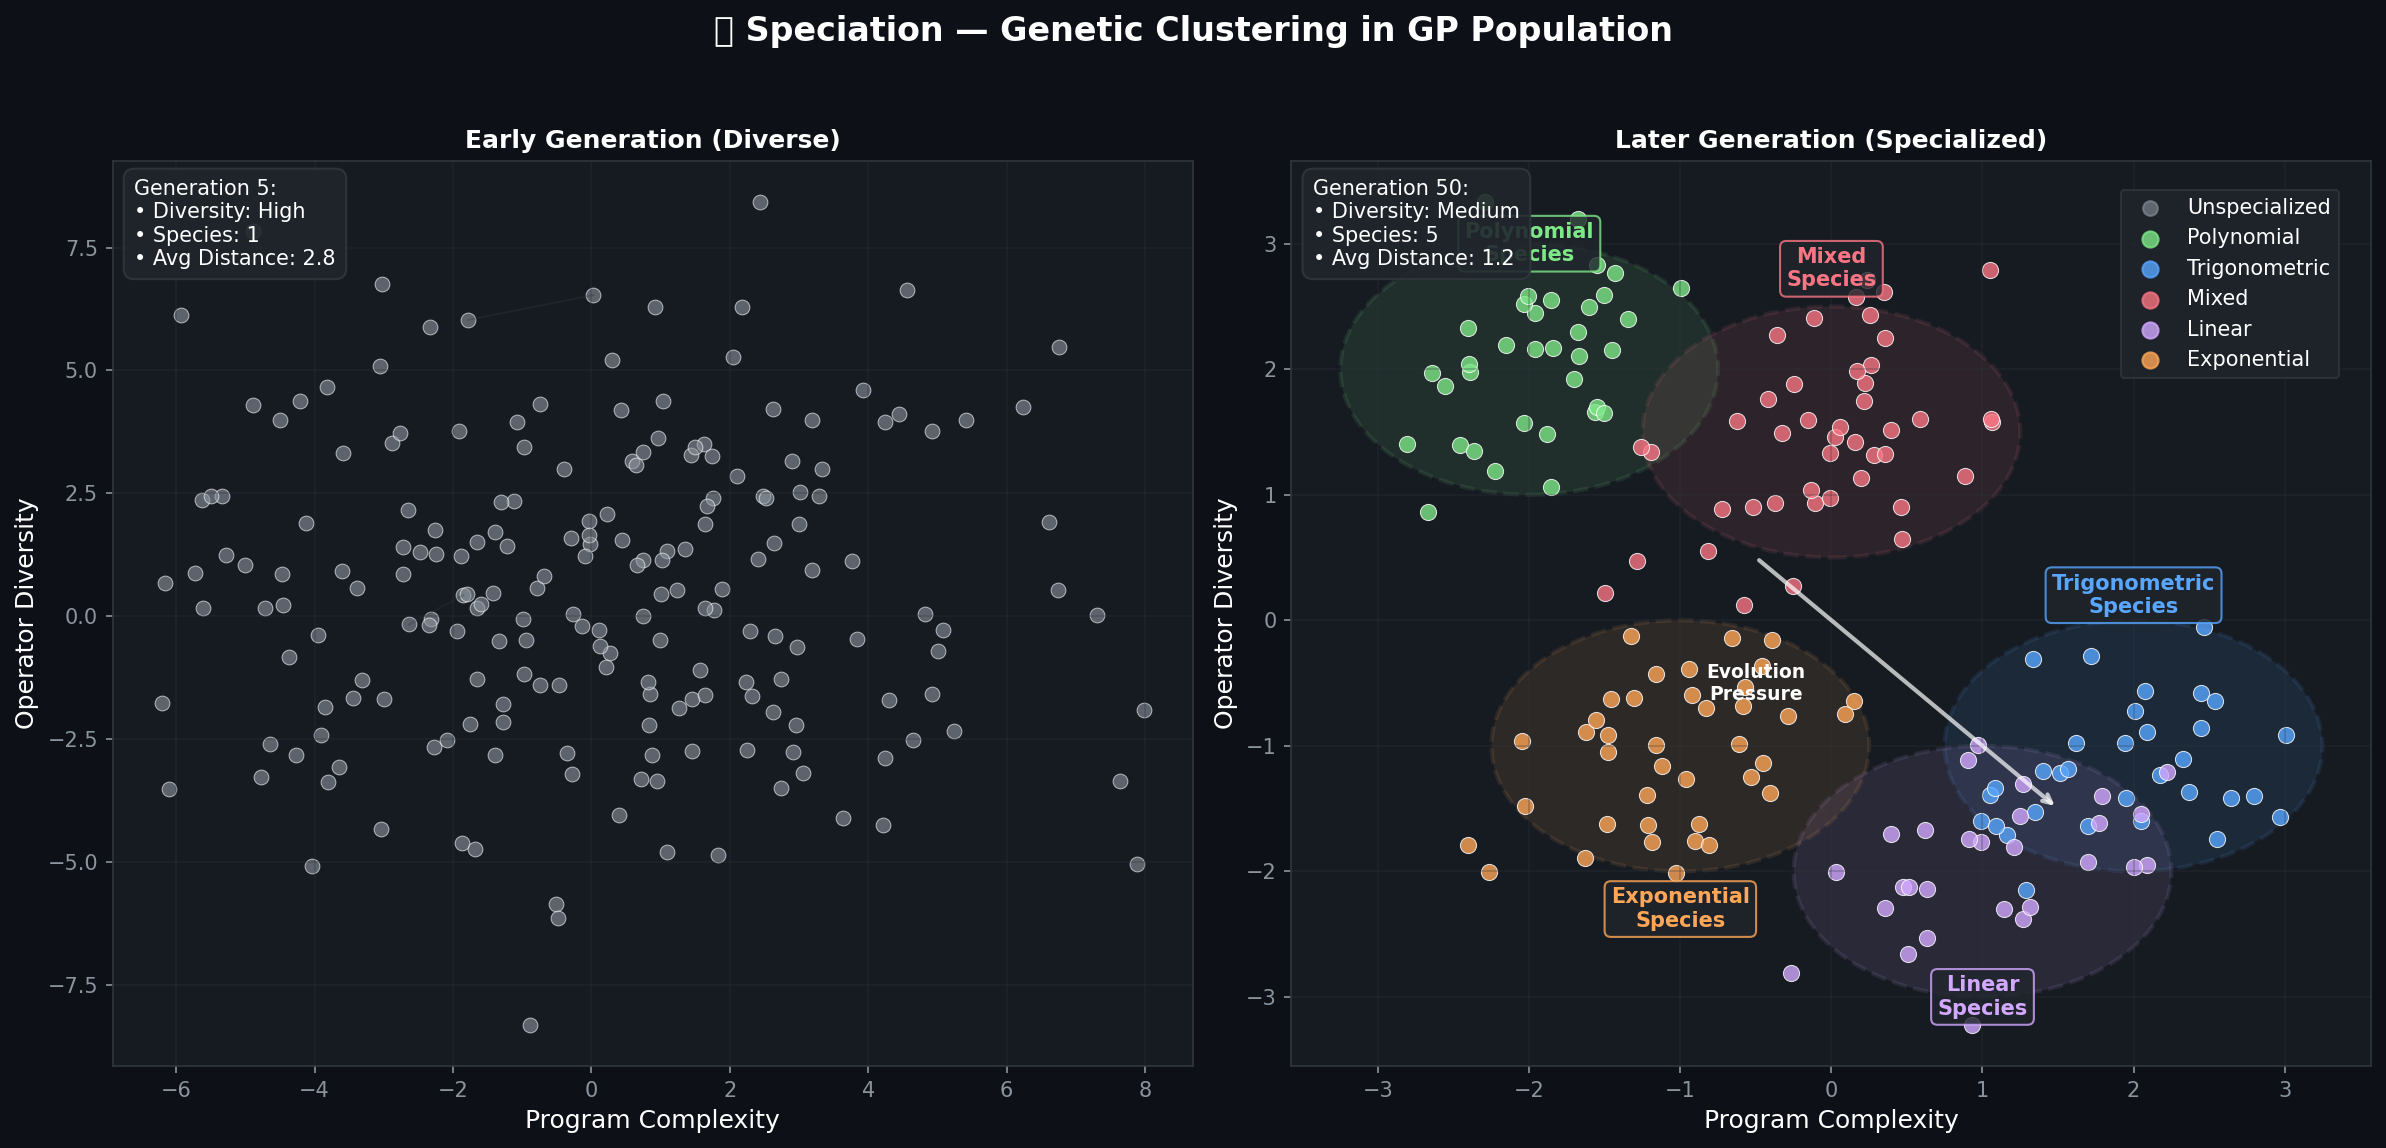

Generate this figure with Python:
#!/usr/bin/env python3
"""Speciation - cluster visualization of GP population."""

import numpy as np
import matplotlib.pyplot as plt
from matplotlib.patches import Circle
# from sklearn.cluster import KMeans  # Not needed for this visualization
import os

def create_speciation():
    """Cluster visualization showing species forming in GP population."""
    fig, axes = plt.subplots(1, 2, figsize=(16, 8), facecolor='#0d1117')
    fig.suptitle('🧬 Speciation — Genetic Clustering in GP Population', 
                 color='white', fontsize=16, fontweight='bold', y=0.95)
    
    for ax in axes:
        ax.set_facecolor('#161b22')
        ax.tick_params(colors='#8b949e')
        for spine in ax.spines.values():
            spine.set_color('#30363d')
    
    axes[0].set_title('Early Generation (Diverse)', color='white', fontsize=12, fontweight='bold')
    axes[1].set_title('Later Generation (Specialized)', color='white', fontsize=12, fontweight='bold')
    
    np.random.seed(42)
    
    # Generate synthetic GP population data
    # Dimensions represent: tree_depth, n_operators, avg_constant_value, fitness
    
    # Early generation - more diverse, scattered
    n_individuals = 200
    
    # Create multiple random clusters (diverse population)
    early_data = []
    for _ in range(n_individuals):
        # Random diversity
        centers = [[-3, 2], [2, 3], [-2, -2], [3, -1], [0, 0]]
        center = centers[np.random.choice(len(centers))]
        point = np.random.randn(2) * 2 + np.array(center) + np.random.randn(2) * 0.8
        early_data.append(point)
    early_data = np.array(early_data)
    
    # Later generation - more clustered (species formation)
    late_data = []
    species_centers = [
        [-2, 2, '#7ee787'],    # Polynomial species
        [2, -1, '#58a6ff'],    # Trigonometric species  
        [0, 1.5, '#f97583'],   # Mixed species
        [1, -2, '#d2a8ff'],    # Linear species
        [-1, -1, '#ffa657'],   # Exponential species
    ]
    
    for center_x, center_y, color in species_centers:
        # Generate cluster around center
        cluster_size = np.random.randint(25, 50)
        cluster_data = np.random.multivariate_normal(
            [center_x, center_y], 
            [[0.3, 0.1], [0.1, 0.3]], 
            cluster_size
        )
        
        for point in cluster_data:
            late_data.append([point[0], point[1], color])
    
    # Plot early generation (scattered)
    ax = axes[0]
    ax.scatter(early_data[:, 0], early_data[:, 1], 
              c='#8b949e', alpha=0.6, s=50, edgecolors='white', linewidth=0.5)
    
    ax.set_xlabel('Program Complexity', color='white', fontsize=12)
    ax.set_ylabel('Operator Diversity', color='white', fontsize=12)
    ax.grid(True, alpha=0.3, color='#30363d')
    
    # Add some random connections showing similar individuals
    for _ in range(30):
        idx1, idx2 = np.random.choice(len(early_data), 2, replace=False)
        if np.linalg.norm(early_data[idx1] - early_data[idx2]) < 2:
            ax.plot([early_data[idx1][0], early_data[idx2][0]], 
                   [early_data[idx1][1], early_data[idx2][1]], 
                   color='#30363d', alpha=0.3, linewidth=1)
    
    # Plot later generation (species clusters)
    ax = axes[1]
    
    # Draw species boundaries first
    from matplotlib.patches import Ellipse
    for center_x, center_y, color in species_centers:
        ellipse = Ellipse((center_x, center_y), 2.5, 2.0, 
                         facecolor=color, alpha=0.1, edgecolor=color, 
                         linewidth=2, linestyle='--')
        ax.add_patch(ellipse)
    
    # Plot individuals by species
    for point_x, point_y, color in late_data:
        ax.scatter(point_x, point_y, c=color, alpha=0.8, s=60, 
                  edgecolors='white', linewidth=0.5)
    
    # Species labels
    species_labels = [
        (-2, 3, 'Polynomial\nSpecies', '#7ee787'),
        (2, 0.2, 'Trigonometric\nSpecies', '#58a6ff'),
        (0, 2.8, 'Mixed\nSpecies', '#f97583'),
        (1, -3, 'Linear\nSpecies', '#d2a8ff'),
        (-1, -2.3, 'Exponential\nSpecies', '#ffa657'),
    ]
    
    for x, y, label, color in species_labels:
        ax.text(x, y, label, ha='center', va='center', color=color, 
               fontsize=10, fontweight='bold',
               bbox=dict(boxstyle='round,pad=0.3', facecolor='#21262d', 
                        edgecolor=color, alpha=0.8))
    
    ax.set_xlabel('Program Complexity', color='white', fontsize=12)
    ax.set_ylabel('Operator Diversity', color='white', fontsize=12)
    ax.grid(True, alpha=0.3, color='#30363d')
    
    # Add arrows showing evolution direction
    ax.annotate('', xy=(1.5, -1.5), xytext=(-0.5, 0.5),
               arrowprops=dict(arrowstyle='->', color='white', lw=2, alpha=0.7))
    ax.text(-0.5, -0.5, 'Evolution\nPressure', ha='center', va='center', 
           color='white', fontsize=9, fontweight='bold')
    
    # Statistics boxes
    early_stats = 'Generation 5:\n• Diversity: High\n• Species: 1\n• Avg Distance: 2.8'
    late_stats = 'Generation 50:\n• Diversity: Medium\n• Species: 5\n• Avg Distance: 1.2'
    
    axes[0].text(0.02, 0.98, early_stats, transform=axes[0].transAxes, 
                fontsize=10, color='white', va='top', ha='left',
                bbox=dict(boxstyle='round,pad=0.5', facecolor='#21262d', 
                         edgecolor='#30363d', alpha=0.9))
    
    axes[1].text(0.02, 0.98, late_stats, transform=axes[1].transAxes, 
                fontsize=10, color='white', va='top', ha='left',
                bbox=dict(boxstyle='round,pad=0.5', facecolor='#21262d', 
                         edgecolor='#30363d', alpha=0.9))
    
    # Legend
    legend_elements = [
        plt.scatter([], [], c='#8b949e', s=50, alpha=0.6, label='Unspecialized'),
        plt.scatter([], [], c='#7ee787', s=60, alpha=0.8, label='Polynomial'),
        plt.scatter([], [], c='#58a6ff', s=60, alpha=0.8, label='Trigonometric'),
        plt.scatter([], [], c='#f97583', s=60, alpha=0.8, label='Mixed'),
        plt.scatter([], [], c='#d2a8ff', s=60, alpha=0.8, label='Linear'),
        plt.scatter([], [], c='#ffa657', s=60, alpha=0.8, label='Exponential'),
    ]
    
    axes[1].legend(handles=legend_elements, loc='upper right', 
                  bbox_to_anchor=(0.98, 0.98), facecolor='#21262d', 
                  edgecolor='#30363d', labelcolor='white', fontsize=10)
    
    plt.tight_layout(rect=[0, 0, 1, 0.92])
    out = os.path.expanduser('~/.openclaw/workspace/genlang/examples/speciation.png')
    plt.savefig(out, dpi=150, facecolor='#0d1117', bbox_inches='tight')
    plt.close()
    print(f"Saved: {out}")
    return out

if __name__ == '__main__':
    create_speciation()